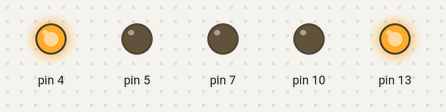
A sketch run on a simulated Arduino Uno, built with avr-gcc and run on an emulated ATmega328P. On the bench: output pins drawn as LEDs (lit = HIGH).

Above: at 7.07 s.
At 7.47 s:
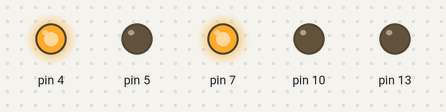
At 8.8 s:
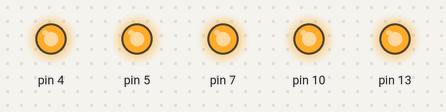
At 10.05 s:
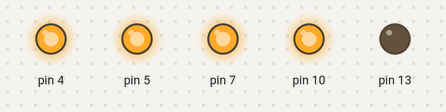
At 10.25 s:
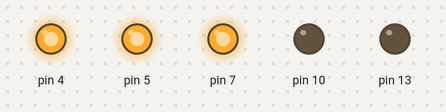
At 13.25 s:
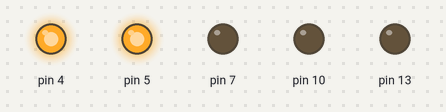
Timing chart, 0 to 13.6 s (numbered marks = the images above):
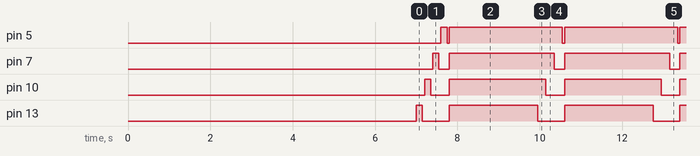

The sketch:

Beginning_code.ino
```cpp
void setup() {
  // put your setup code here, to run once
pinMode(4,OUTPUT);
pinMode(13,OUTPUT);
pinMode(10,OUTPUT);
pinMode(7,OUTPUT);
pinMode(5,OUTPUT);
delay(5000);
digitalWrite(4,HIGH);
delay(2000);

}
void loop() {
  // put your main code here, to run repeatedly:
digitalWrite(13,HIGH);
delay(150);
digitalWrite(13,LOW);
delay(50);
digitalWrite(10,HIGH);
delay(150);
digitalWrite(10,LOW);
delay(50);
digitalWrite(7,HIGH);
delay(150);
digitalWrite(7,LOW);
delay(50);
digitalWrite(5,HIGH);
delay(150);
digitalWrite(5,LOW);
delay(50);
digitalWrite(13,HIGH);
digitalWrite(10,HIGH);
digitalWrite(7,HIGH);
digitalWrite(5,HIGH);
delay(2000);
}
```

Measured:
- by itself, pin 5: repeats every 2.8 s: LOW 0.05 s, HIGH 2.8 s
- by itself, pin 7: repeats every 2.8 s: LOW 0.25 s, HIGH 2.6 s
- by itself, pin 10: repeats every 2.8 s: LOW 0.45 s, HIGH 2.4 s
- by itself, pin 13: repeats every 2.8 s: LOW 0.65 s, HIGH 2.2 s
